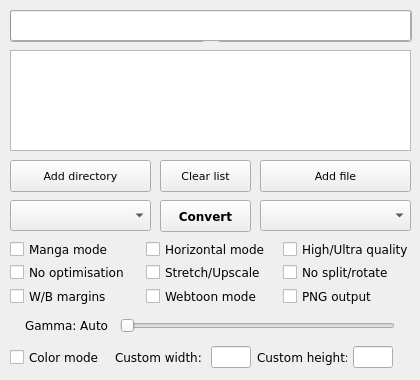
<?xml version="1.0" encoding="UTF-8"?>
<ui version="4.0">
 <class>KCC</class>
 <widget class="QMainWindow" name="KCC">
  <property name="geometry">
   <rect>
    <x>0</x>
    <y>0</y>
    <width>420</width>
    <height>380</height>
   </rect>
  </property>
  <property name="minimumSize">
   <size>
    <width>420</width>
    <height>380</height>
   </size>
  </property>
  <property name="maximumSize">
   <size>
    <width>420</width>
    <height>380</height>
   </size>
  </property>
  <property name="font">
   <font>
    <pointsize>9</pointsize>
   </font>
  </property>
  <property name="focusPolicy">
   <enum>Qt::NoFocus</enum>
  </property>
  <property name="windowTitle">
   <string>Kindle Comic Converter</string>
  </property>
  <property name="windowIcon">
   <iconset resource="KCC.qrc">
    <normaloff>:/Icon/icons/comic2ebook.png</normaloff>:/Icon/icons/comic2ebook.png</iconset>
  </property>
  <property name="locale">
   <locale language="C" country="AnyCountry"/>
  </property>
  <widget class="QWidget" name="Form">
   <widget class="QFrame" name="OptionsAdvanced">
    <property name="enabled">
     <bool>true</bool>
    </property>
    <property name="geometry">
     <rect>
      <x>1</x>
      <y>254</y>
      <width>421</width>
      <height>61</height>
     </rect>
    </property>
    <property name="font">
     <font>
      <family>DejaVu Sans</family>
      <pointsize>9</pointsize>
     </font>
    </property>
    <layout class="QGridLayout" name="gridLayout">
     <property name="leftMargin">
      <number>9</number>
     </property>
     <item row="1" column="0">
      <widget class="QCheckBox" name="ProcessingBox">
       <property name="font">
        <font>
         <family>DejaVu Sans</family>
        </font>
       </property>
       <property name="focusPolicy">
        <enum>Qt::NoFocus</enum>
       </property>
       <property name="toolTip">
        <string>Disable image optimizations.</string>
       </property>
       <property name="text">
        <string>No optimisation</string>
       </property>
      </widget>
     </item>
     <item row="1" column="1">
      <widget class="QCheckBox" name="UpscaleBox">
       <property name="font">
        <font>
         <family>DejaVu Sans</family>
        </font>
       </property>
       <property name="focusPolicy">
        <enum>Qt::NoFocus</enum>
       </property>
       <property name="toolTip">
        <string>&lt;html&gt;&lt;head/&gt;&lt;body&gt;&lt;p&gt;&lt;span style=&quot; font-weight:600; text-decoration: underline;&quot;&gt;Unchecked - Nothing&lt;br/&gt;&lt;/span&gt;Images smaller than device resolution will not be resized.&lt;/p&gt;&lt;p&gt;&lt;span style=&quot; font-weight:600; text-decoration: underline;&quot;&gt;Indeterminate - Stretching&lt;br/&gt;&lt;/span&gt;Images smaller than device resolution will be resized. Aspect ratio will be not preserved.&lt;/p&gt;&lt;p&gt;&lt;span style=&quot; font-weight:600; text-decoration: underline;&quot;&gt;Checked - Upscaling&lt;br/&gt;&lt;/span&gt;Images smaller than device resolution will be resized. Aspect ratio will be preserved.&lt;/p&gt;&lt;/body&gt;&lt;/html&gt;</string>
       </property>
       <property name="text">
        <string>Stretch/Upscale</string>
       </property>
       <property name="tristate">
        <bool>true</bool>
       </property>
      </widget>
     </item>
     <item row="3" column="1">
      <widget class="QCheckBox" name="WebtoonBox">
       <property name="font">
        <font>
         <family>DejaVu Sans</family>
        </font>
       </property>
       <property name="focusPolicy">
        <enum>Qt::NoFocus</enum>
       </property>
       <property name="toolTip">
        <string>&lt;html&gt;&lt;head/&gt;&lt;body&gt;&lt;p&gt;Enable auto-splitting of webtoons like &lt;span style=&quot; font-style:italic;&quot;&gt;Tower of God&lt;/span&gt; or &lt;span style=&quot; font-style:italic;&quot;&gt;Noblesse&lt;/span&gt;.&lt;br/&gt;Pages with a low width, high height and vertical panel flow.&lt;/p&gt;&lt;/body&gt;&lt;/html&gt;</string>
       </property>
       <property name="text">
        <string>Webtoon mode</string>
       </property>
      </widget>
     </item>
     <item row="3" column="2">
      <widget class="QCheckBox" name="NoDitheringBox">
       <property name="font">
        <font>
         <family>DejaVu Sans</family>
        </font>
       </property>
       <property name="focusPolicy">
        <enum>Qt::NoFocus</enum>
       </property>
       <property name="toolTip">
        <string>&lt;html&gt;&lt;head/&gt;&lt;body&gt;&lt;p&gt;Create PNG files instead JPEG.&lt;/p&gt;&lt;/body&gt;&lt;/html&gt;</string>
       </property>
       <property name="text">
        <string>PNG output</string>
       </property>
      </widget>
     </item>
     <item row="3" column="0">
      <widget class="QCheckBox" name="BorderBox">
       <property name="font">
        <font>
         <family>DejaVu Sans</family>
        </font>
       </property>
       <property name="focusPolicy">
        <enum>Qt::NoFocus</enum>
       </property>
       <property name="toolTip">
        <string>&lt;html&gt;&lt;head/&gt;&lt;body&gt;&lt;p&gt;&lt;span style=&quot; font-weight:600; text-decoration: underline;&quot;&gt;Unchecked - Autodetection&lt;br/&gt;&lt;/span&gt;Color of margins fill will be detected automatically.&lt;/p&gt;&lt;p&gt;&lt;span style=&quot; font-weight:600; text-decoration: underline;&quot;&gt;Indeterminate - White&lt;br/&gt;&lt;/span&gt;Margins will be filled with white color.&lt;/p&gt;&lt;p&gt;&lt;span style=&quot; font-weight:600; text-decoration: underline;&quot;&gt;Checked - Black&lt;br/&gt;&lt;/span&gt;Margins will be filled with black color.&lt;/p&gt;&lt;/body&gt;&lt;/html&gt;</string>
       </property>
       <property name="text">
        <string>W/B margins</string>
       </property>
       <property name="tristate">
        <bool>true</bool>
       </property>
      </widget>
     </item>
     <item row="1" column="2">
      <widget class="QCheckBox" name="NoRotateBox">
       <property name="font">
        <font>
         <family>DejaVu Sans</family>
        </font>
       </property>
       <property name="focusPolicy">
        <enum>Qt::NoFocus</enum>
       </property>
       <property name="toolTip">
        <string>&lt;html&gt;&lt;head/&gt;&lt;body&gt;&lt;p&gt;Disable splitting and rotation.&lt;/p&gt;&lt;/body&gt;&lt;/html&gt;</string>
       </property>
       <property name="text">
        <string>No split/rotate</string>
       </property>
      </widget>
     </item>
    </layout>
   </widget>
   <widget class="QComboBox" name="DeviceBox">
    <property name="geometry">
     <rect>
      <x>10</x>
      <y>200</y>
      <width>141</width>
      <height>31</height>
     </rect>
    </property>
    <property name="font">
     <font>
      <family>DejaVu Sans</family>
      <pointsize>8</pointsize>
     </font>
    </property>
    <property name="focusPolicy">
     <enum>Qt::NoFocus</enum>
    </property>
    <property name="toolTip">
     <string>Target device.</string>
    </property>
   </widget>
   <widget class="QComboBox" name="FormatBox">
    <property name="geometry">
     <rect>
      <x>260</x>
      <y>200</y>
      <width>151</width>
      <height>31</height>
     </rect>
    </property>
    <property name="font">
     <font>
      <family>DejaVu Sans</family>
      <pointsize>8</pointsize>
     </font>
    </property>
    <property name="focusPolicy">
     <enum>Qt::NoFocus</enum>
    </property>
    <property name="toolTip">
     <string>Output format.</string>
    </property>
   </widget>
   <widget class="QPushButton" name="ConvertButton">
    <property name="geometry">
     <rect>
      <x>160</x>
      <y>200</y>
      <width>91</width>
      <height>32</height>
     </rect>
    </property>
    <property name="font">
     <font>
      <family>DejaVu Sans</family>
      <pointsize>9</pointsize>
      <weight>75</weight>
      <bold>true</bold>
     </font>
    </property>
    <property name="focusPolicy">
     <enum>Qt::NoFocus</enum>
    </property>
    <property name="text">
     <string>Convert</string>
    </property>
    <property name="icon">
     <iconset resource="KCC.qrc">
      <normaloff>:/Other/icons/convert.png</normaloff>:/Other/icons/convert.png</iconset>
    </property>
   </widget>
   <widget class="QPushButton" name="DirectoryButton">
    <property name="geometry">
     <rect>
      <x>10</x>
      <y>160</y>
      <width>141</width>
      <height>32</height>
     </rect>
    </property>
    <property name="font">
     <font>
      <family>DejaVu Sans</family>
      <pointsize>8</pointsize>
     </font>
    </property>
    <property name="focusPolicy">
     <enum>Qt::NoFocus</enum>
    </property>
    <property name="text">
     <string>Add directory</string>
    </property>
    <property name="icon">
     <iconset resource="KCC.qrc">
      <normaloff>:/Other/icons/folder_new.png</normaloff>:/Other/icons/folder_new.png</iconset>
    </property>
   </widget>
   <widget class="QPushButton" name="FileButton">
    <property name="geometry">
     <rect>
      <x>260</x>
      <y>160</y>
      <width>151</width>
      <height>32</height>
     </rect>
    </property>
    <property name="font">
     <font>
      <family>DejaVu Sans</family>
      <pointsize>8</pointsize>
     </font>
    </property>
    <property name="focusPolicy">
     <enum>Qt::NoFocus</enum>
    </property>
    <property name="text">
     <string>Add file</string>
    </property>
    <property name="icon">
     <iconset resource="KCC.qrc">
      <normaloff>:/Other/icons/document_new.png</normaloff>:/Other/icons/document_new.png</iconset>
    </property>
   </widget>
   <widget class="QPushButton" name="ClearButton">
    <property name="geometry">
     <rect>
      <x>160</x>
      <y>160</y>
      <width>91</width>
      <height>32</height>
     </rect>
    </property>
    <property name="font">
     <font>
      <family>DejaVu Sans</family>
      <pointsize>8</pointsize>
     </font>
    </property>
    <property name="focusPolicy">
     <enum>Qt::NoFocus</enum>
    </property>
    <property name="text">
     <string>Clear list</string>
    </property>
    <property name="icon">
     <iconset resource="KCC.qrc">
      <normaloff>:/Other/icons/clear.png</normaloff>:/Other/icons/clear.png</iconset>
    </property>
   </widget>
   <widget class="QFrame" name="OptionsBasic">
    <property name="geometry">
     <rect>
      <x>1</x>
      <y>230</y>
      <width>421</width>
      <height>41</height>
     </rect>
    </property>
    <property name="font">
     <font>
      <family>DejaVu Sans</family>
      <pointsize>9</pointsize>
     </font>
    </property>
    <widget class="QCheckBox" name="MangaBox">
     <property name="geometry">
      <rect>
       <x>9</x>
       <y>10</y>
       <width>130</width>
       <height>18</height>
      </rect>
     </property>
     <property name="font">
      <font>
       <family>DejaVu Sans</family>
      </font>
     </property>
     <property name="focusPolicy">
      <enum>Qt::NoFocus</enum>
     </property>
     <property name="toolTip">
      <string>Enable right-to-left reading.</string>
     </property>
     <property name="text">
      <string>Manga mode</string>
     </property>
    </widget>
    <widget class="QCheckBox" name="QualityBox">
     <property name="geometry">
      <rect>
       <x>282</x>
       <y>10</y>
       <width>135</width>
       <height>18</height>
      </rect>
     </property>
     <property name="font">
      <font>
       <family>DejaVu Sans</family>
      </font>
     </property>
     <property name="focusPolicy">
      <enum>Qt::NoFocus</enum>
     </property>
     <property name="toolTip">
      <string>&lt;!DOCTYPE HTML PUBLIC &quot;-//W3C//DTD HTML 4.0//EN&quot; &quot;http://www.w3.org/TR/REC-html40/strict.dtd&quot;&gt;
&lt;html&gt;&lt;head&gt;&lt;meta name=&quot;qrichtext&quot; content=&quot;1&quot; /&gt;&lt;style type=&quot;text/css&quot;&gt;
p, li { white-space: pre-wrap; }
&lt;/style&gt;&lt;/head&gt;&lt;body style=&quot; font-family:'Sans'; font-size:9pt; font-weight:400; font-style:normal;&quot;&gt;
&lt;p style=&quot; margin-top:12px; margin-bottom:12px; margin-left:0px; margin-right:0px; -qt-block-indent:0; text-indent:0px;&quot;&gt;&lt;span style=&quot; font-family:'MS Shell Dlg 2'; font-weight:600; text-decoration: underline;&quot;&gt;Unchecked - Normal quality mode&lt;br /&gt;&lt;/span&gt;&lt;span style=&quot; font-family:'MS Shell Dlg 2'; font-style:italic;&quot;&gt;Use it when Panel View support is not needed.&lt;/span&gt;&lt;span style=&quot; font-family:'MS Shell Dlg 2'; font-weight:600; text-decoration: underline;&quot;&gt;&lt;br /&gt;&lt;/span&gt;&lt;span style=&quot; font-family:'MS Shell Dlg 2';&quot;&gt;- Maximum quality when zoom is not enabled.&lt;br /&gt;- Poor quality when zoom is enabled.&lt;br /&gt;- Lowest file size.&lt;/span&gt;&lt;/p&gt;
&lt;p style=&quot; margin-top:12px; margin-bottom:12px; margin-left:0px; margin-right:0px; -qt-block-indent:0; text-indent:0px;&quot;&gt;&lt;span style=&quot; font-family:'MS Shell Dlg 2'; font-weight:600; text-decoration: underline;&quot;&gt;Indeterminate - High quality mode&lt;br /&gt;&lt;/span&gt;&lt;span style=&quot; font-family:'MS Shell Dlg 2'; font-style:italic;&quot;&gt;Not zoomed image &lt;/span&gt;&lt;span style=&quot; font-family:'MS Shell Dlg 2'; font-weight:600; font-style:italic;&quot;&gt;might &lt;/span&gt;&lt;span style=&quot; font-family:'MS Shell Dlg 2'; font-style:italic;&quot;&gt;be a little blurry.&lt;/span&gt;&lt;span style=&quot; font-family:'MS Shell Dlg 2'; font-weight:600; text-decoration: underline;&quot;&gt;&lt;br /&gt;&lt;/span&gt;&lt;span style=&quot; font-family:'MS Shell Dlg 2';&quot;&gt;- Medium/High quality when zoom is not enabled.&lt;br /&gt;- Maximum quality when zoom is enabled.&lt;/span&gt;&lt;/p&gt;
&lt;p style=&quot; margin-top:12px; margin-bottom:12px; margin-left:0px; margin-right:0px; -qt-block-indent:0; text-indent:0px;&quot;&gt;&lt;span style=&quot; font-family:'MS Shell Dlg 2'; font-weight:600; text-decoration: underline;&quot;&gt;Checked - Ultra quality mode&lt;br /&gt;&lt;/span&gt;&lt;span style=&quot; font-family:'MS Shell Dlg 2'; font-style:italic;&quot;&gt;Maximum possible quality.&lt;/span&gt;&lt;span style=&quot; font-family:'MS Shell Dlg 2'; font-weight:600; text-decoration: underline;&quot;&gt;&lt;br /&gt;&lt;/span&gt;&lt;span style=&quot; font-family:'MS Shell Dlg 2';&quot;&gt;- Maximum quality when zoom is not enabled.&lt;br /&gt;- Maximum quality when zoom is enabled.&lt;br /&gt;- Very high file size.&lt;/span&gt;&lt;/p&gt;&lt;/body&gt;&lt;/html&gt;</string>
     </property>
     <property name="text">
      <string>High/Ultra quality</string>
     </property>
     <property name="tristate">
      <bool>true</bool>
     </property>
    </widget>
    <widget class="QCheckBox" name="RotateBox">
     <property name="geometry">
      <rect>
       <x>145</x>
       <y>10</y>
       <width>130</width>
       <height>18</height>
      </rect>
     </property>
     <property name="font">
      <font>
       <family>DejaVu Sans</family>
      </font>
     </property>
     <property name="focusPolicy">
      <enum>Qt::NoFocus</enum>
     </property>
     <property name="toolTip">
      <string>&lt;html&gt;&lt;head/&gt;&lt;body&gt;&lt;p&gt;Disable page spliting.&lt;br/&gt;They will be rotated instead.&lt;/p&gt;&lt;/body&gt;&lt;/html&gt;</string>
     </property>
     <property name="text">
      <string>Horizontal mode</string>
     </property>
    </widget>
    <zorder>RotateBox</zorder>
    <zorder>MangaBox</zorder>
    <zorder>QualityBox</zorder>
   </widget>
   <widget class="QListWidget" name="JobList">
    <property name="geometry">
     <rect>
      <x>10</x>
      <y>50</y>
      <width>401</width>
      <height>101</height>
     </rect>
    </property>
    <property name="font">
     <font>
      <family>DejaVu Sans</family>
      <pointsize>8</pointsize>
      <italic>false</italic>
     </font>
    </property>
    <property name="focusPolicy">
     <enum>Qt::NoFocus</enum>
    </property>
    <property name="showDropIndicator" stdset="0">
     <bool>false</bool>
    </property>
    <property name="selectionMode">
     <enum>QAbstractItemView::NoSelection</enum>
    </property>
    <property name="iconSize">
     <size>
      <width>18</width>
      <height>18</height>
     </size>
    </property>
   </widget>
   <widget class="QPushButton" name="BasicModeButton">
    <property name="geometry">
     <rect>
      <x>10</x>
      <y>10</y>
      <width>195</width>
      <height>32</height>
     </rect>
    </property>
    <property name="font">
     <font>
      <family>DejaVu Sans</family>
      <pointsize>9</pointsize>
     </font>
    </property>
    <property name="focusPolicy">
     <enum>Qt::NoFocus</enum>
    </property>
    <property name="text">
     <string>Basic</string>
    </property>
   </widget>
   <widget class="QPushButton" name="AdvModeButton">
    <property name="geometry">
     <rect>
      <x>217</x>
      <y>10</y>
      <width>195</width>
      <height>32</height>
     </rect>
    </property>
    <property name="font">
     <font>
      <family>DejaVu Sans</family>
      <pointsize>9</pointsize>
     </font>
    </property>
    <property name="focusPolicy">
     <enum>Qt::NoFocus</enum>
    </property>
    <property name="text">
     <string>Advanced</string>
    </property>
   </widget>
   <widget class="QFrame" name="OptionsAdvancedGamma">
    <property name="enabled">
     <bool>true</bool>
    </property>
    <property name="geometry">
     <rect>
      <x>10</x>
      <y>305</y>
      <width>401</width>
      <height>41</height>
     </rect>
    </property>
    <property name="font">
     <font>
      <family>DejaVu Sans</family>
      <pointsize>9</pointsize>
     </font>
    </property>
    <widget class="QLabel" name="GammaLabel">
     <property name="geometry">
      <rect>
       <x>15</x>
       <y>0</y>
       <width>100</width>
       <height>40</height>
      </rect>
     </property>
     <property name="font">
      <font>
       <family>DejaVu Sans</family>
      </font>
     </property>
     <property name="toolTip">
      <string>&lt;html&gt;&lt;head/&gt;&lt;body&gt;&lt;p&gt;When converting color images setting this option to 1.0 &lt;span style=&quot; font-weight:600;&quot;&gt;might&lt;/span&gt; improve readability.&lt;/p&gt;&lt;/body&gt;&lt;/html&gt;</string>
     </property>
     <property name="text">
      <string>Gamma: Auto</string>
     </property>
    </widget>
    <widget class="QSlider" name="GammaSlider">
     <property name="geometry">
      <rect>
       <x>110</x>
       <y>10</y>
       <width>275</width>
       <height>22</height>
      </rect>
     </property>
     <property name="font">
      <font>
       <family>DejaVu Sans</family>
      </font>
     </property>
     <property name="focusPolicy">
      <enum>Qt::ClickFocus</enum>
     </property>
     <property name="toolTip">
      <string>&lt;html&gt;&lt;head/&gt;&lt;body&gt;&lt;p&gt;When converting color images setting this option to 1.0 &lt;span style=&quot; font-weight:600;&quot;&gt;might&lt;/span&gt; improve readability.&lt;/p&gt;&lt;/body&gt;&lt;/html&gt;</string>
     </property>
     <property name="maximum">
      <number>500</number>
     </property>
     <property name="singleStep">
      <number>5</number>
     </property>
     <property name="orientation">
      <enum>Qt::Horizontal</enum>
     </property>
    </widget>
   </widget>
   <widget class="QProgressBar" name="ProgressBar">
    <property name="geometry">
     <rect>
      <x>10</x>
      <y>10</y>
      <width>401</width>
      <height>31</height>
     </rect>
    </property>
    <property name="font">
     <font>
      <family>DejaVu Sans</family>
      <pointsize>10</pointsize>
      <weight>75</weight>
      <bold>true</bold>
     </font>
    </property>
    <property name="value">
     <number>0</number>
    </property>
    <property name="alignment">
     <set>Qt::AlignJustify|Qt::AlignVCenter</set>
    </property>
    <property name="format">
     <string/>
    </property>
   </widget>
   <widget class="QFrame" name="OptionsExpert">
    <property name="geometry">
     <rect>
      <x>1</x>
      <y>337</y>
      <width>421</width>
      <height>41</height>
     </rect>
    </property>
    <property name="font">
     <font>
      <family>DejaVu Sans</family>
      <pointsize>9</pointsize>
     </font>
    </property>
    <widget class="QCheckBox" name="ColorBox">
     <property name="geometry">
      <rect>
       <x>9</x>
       <y>11</y>
       <width>130</width>
       <height>18</height>
      </rect>
     </property>
     <property name="font">
      <font>
       <family>DejaVu Sans</family>
      </font>
     </property>
     <property name="focusPolicy">
      <enum>Qt::NoFocus</enum>
     </property>
     <property name="toolTip">
      <string>Do not convert images to grayscale.</string>
     </property>
     <property name="text">
      <string>Color mode</string>
     </property>
    </widget>
    <widget class="QFrame" name="OptionsExpertInternal">
     <property name="geometry">
      <rect>
       <x>105</x>
       <y>0</y>
       <width>295</width>
       <height>40</height>
      </rect>
     </property>
     <property name="font">
      <font>
       <family>DejaVu Sans</family>
      </font>
     </property>
     <layout class="QGridLayout" name="gridLayout_2">
      <item row="0" column="0">
       <widget class="QLabel" name="wLabel">
        <property name="font">
         <font>
          <family>DejaVu Sans</family>
         </font>
        </property>
        <property name="toolTip">
         <string>Resolution of target device.</string>
        </property>
        <property name="text">
         <string>Custom width: </string>
        </property>
       </widget>
      </item>
      <item row="0" column="1">
       <widget class="QLineEdit" name="customWidth">
        <property name="sizePolicy">
         <sizepolicy hsizetype="Fixed" vsizetype="Fixed">
          <horstretch>0</horstretch>
          <verstretch>0</verstretch>
         </sizepolicy>
        </property>
        <property name="maximumSize">
         <size>
          <width>40</width>
          <height>16777215</height>
         </size>
        </property>
        <property name="font">
         <font>
          <family>DejaVu Sans</family>
         </font>
        </property>
        <property name="focusPolicy">
         <enum>Qt::ClickFocus</enum>
        </property>
        <property name="acceptDrops">
         <bool>false</bool>
        </property>
        <property name="toolTip">
         <string>Resolution of target device.</string>
        </property>
        <property name="inputMask">
         <string>0000; </string>
        </property>
        <property name="maxLength">
         <number>4</number>
        </property>
       </widget>
      </item>
      <item row="0" column="2">
       <widget class="QLabel" name="hLabel">
        <property name="font">
         <font>
          <family>DejaVu Sans</family>
         </font>
        </property>
        <property name="toolTip">
         <string>Resolution of target device.</string>
        </property>
        <property name="text">
         <string>Custom height: </string>
        </property>
       </widget>
      </item>
      <item row="0" column="3">
       <widget class="QLineEdit" name="customHeight">
        <property name="sizePolicy">
         <sizepolicy hsizetype="Fixed" vsizetype="Fixed">
          <horstretch>0</horstretch>
          <verstretch>0</verstretch>
         </sizepolicy>
        </property>
        <property name="maximumSize">
         <size>
          <width>40</width>
          <height>16777215</height>
         </size>
        </property>
        <property name="font">
         <font>
          <family>DejaVu Sans</family>
         </font>
        </property>
        <property name="focusPolicy">
         <enum>Qt::ClickFocus</enum>
        </property>
        <property name="acceptDrops">
         <bool>false</bool>
        </property>
        <property name="toolTip">
         <string>Resolution of target device.</string>
        </property>
        <property name="inputMask">
         <string>0000; </string>
        </property>
        <property name="maxLength">
         <number>4</number>
        </property>
       </widget>
      </item>
     </layout>
    </widget>
   </widget>
   <zorder>OptionsAdvanced</zorder>
   <zorder>DeviceBox</zorder>
   <zorder>FormatBox</zorder>
   <zorder>ConvertButton</zorder>
   <zorder>DirectoryButton</zorder>
   <zorder>FileButton</zorder>
   <zorder>ClearButton</zorder>
   <zorder>OptionsBasic</zorder>
   <zorder>JobList</zorder>
   <zorder>BasicModeButton</zorder>
   <zorder>AdvModeButton</zorder>
   <zorder>OptionsAdvancedGamma</zorder>
   <zorder>OptionsExpert</zorder>
   <zorder>ProgressBar</zorder>
  </widget>
  <action name="ActionBasic">
   <property name="checkable">
    <bool>true</bool>
   </property>
   <property name="checked">
    <bool>false</bool>
   </property>
   <property name="text">
    <string>Basic</string>
   </property>
   <property name="font">
    <font/>
   </property>
  </action>
  <action name="ActionAdvanced">
   <property name="checkable">
    <bool>true</bool>
   </property>
   <property name="text">
    <string>Advanced</string>
   </property>
  </action>
 </widget>
 <tabstops>
  <tabstop>DirectoryButton</tabstop>
  <tabstop>FileButton</tabstop>
  <tabstop>ConvertButton</tabstop>
  <tabstop>ClearButton</tabstop>
 </tabstops>
 <resources>
  <include location="KCC.qrc"/>
 </resources>
 <connections/>
</ui>
